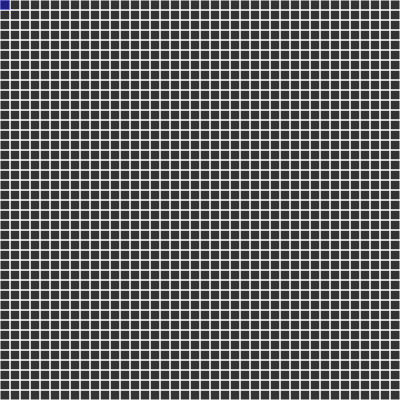
Frame 1 (no input)
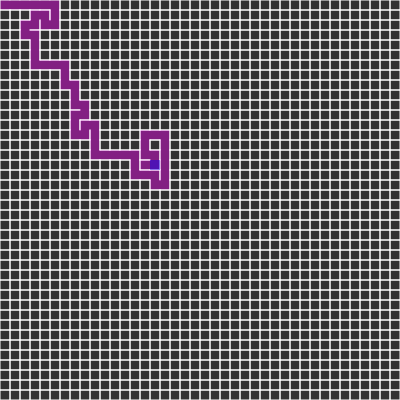
Frame 60 (no input)
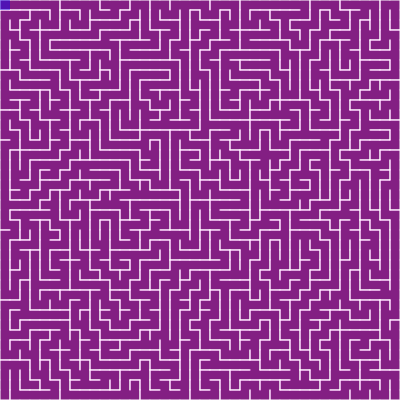
Frame 120 (the mouse pressed at the canvas centre since frame 60)

The p5.js sketch that drew these frames (run headless with seeded random() and noise() and a simulated clock; from frame 60 on, the mouse is pressed at the canvas centre):

// p5.js sketch
// ── sketch.js
var cols, rows;
var w = 10;
var grid = [];
var current;
var stack = [];
var canvas;

function setup() {
    canvas = createCanvas(400,400);
    canvas.mousePressed(finishAlg);
    cols = floor(width / w);
    rows = floor(height/w);

    for (var j = 0; j < rows ; j++) {
       for (var i = 0;i<cols;i++) {
           var cell = new Cell(i,j);
           grid.push(cell);
       }
    }

    current = grid[0];
}

function finishAlg() {
    while (stack.length > 0) {
        doAlg();
    }
}

function draw() {
    background(51);
    for (var i = 0; i < grid.length;i++) {
        grid[i].show();
    }

    doAlg();
}

function doAlg() {
    current.visited = true;
    current.highlight();
    current.checkNeighbors();
    var next = current.checkNeighbors();
    if (next) {
        nextvisited = true;
        stack.push(current);
        removeWalls(current,next);

        current = next;
    } else if (stack.length > 0) {
        current = stack.pop();
    }
}



function removeWalls(a,b) {
    var x = a.i - b.i;
    var y = a.j - b.j;
    if (x == 1) {
        a.setWall('left', false);
        b.setWall('right', false);
    } else if (x == -1) {
        a.setWall('right', false);
        b.setWall('left', false);
    }
    if (y == 1) {
        a.setWall('top' ,false);
        b.setWall('bottom' ,false);
    } else if (y == -1) {
        a.setWall('bottom', false);
        b.setWall('top', false);
    }
}

function Cell(i,j) {
    this.i = i;
    this.j = j;
    this.walls = [true,true,true,true];
    this.visited = false;

    this.highlight = function() {
        var x = this.i * w;
        var y = this.j * w;
        noStroke();
        fill(0,0,255,100);
        rect(x,y,w,w);
    }

    this.getWall = function(x) {
        if (x == 'top') return this.walls[0];
        if (x == 'right') return this.walls[1];
        if (x == 'bottom') return this.walls[2];
        if (x == 'left') return this.walls[3];
    };

    this.setWall = function(x,val) {
        if (x == 'top')  this.walls[0] = val;
        if (x == 'right')  this.walls[1] = val;
        if (x == 'bottom')  this.walls[2] = val;
        if (x == 'left')  this.walls[3] = val;
    };

    this.index = function(i,j) {
        if (i < 0 || j < 0 || i > cols - 1 || j > rows - 1) {
            return -1;
        }

        return i + j * cols;
    };

    this.show = function() {
        var x = this.i * w;
        var y = this.j * w;
        
        noStroke();
        if (this.visited) {
            fill(255,0,255,100);
        } else {
            noFill();
        }

        rect(x,y,w,w);

        stroke(255);
        if (this.getWall('top'))
            line(x  ,y  ,   x+w,    y);
        if (this.getWall('right'))
            line(x+w    ,y  ,x+w    ,y+w);
        if (this.getWall('bottom'))
            line(x+w    ,y+w    ,x  ,y+w);
        if (this.getWall('left'))
            line(x  ,y+w    ,x  ,y);
    };

    this.checkNeighbors = function() {
        var neighbors = [];

        var right = grid[this.index(i + 1, j)];
        var top = grid[this.index(i, j - 1)];
        var bottom = grid[this.index(i, j + 1)];
        var left = grid[this.index(i - 1, j)];

        if (top && !top.visited) {
            neighbors.push(top);
        }
        if (right && !right.visited) {
            neighbors.push(right);
        }
        if (bottom && !bottom.visited) {
            neighbors.push(bottom);
        }
        if (left && !left.visited) {
            neighbors.push(left);
        }
        if (neighbors.length > 0) {
            var r = floor(random(0,neighbors.length));
            return neighbors[r];
        } else {
            return undefined;
        }
    };
}
